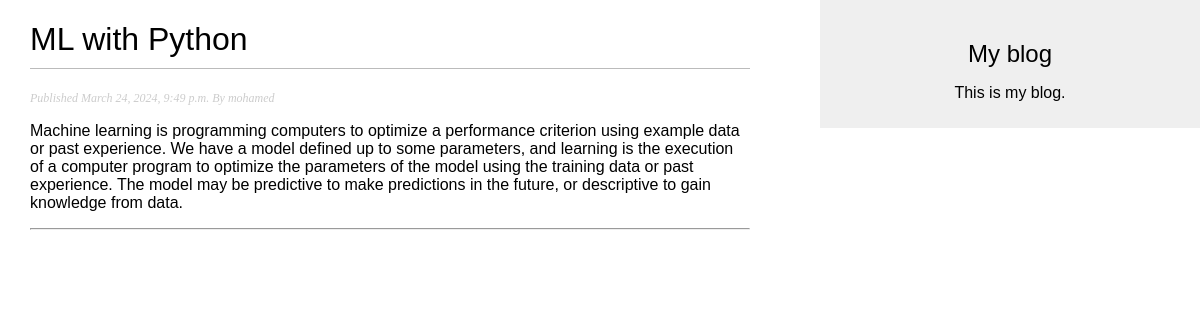
The app's page /blog/2024/3/24/ml-with-python/ with its own data.
### blog/models.py (models this page shows, shortened)
class Post(models.Model):
    class Status(models.TextChoices):
        DRAFT = 'DF', 'Draft',
        PUBLISHED = 'PB', 'Published',
    title = models.CharField(max_length=250)
    slug = models.SlugField(max_length=250, unique_for_date='publish')
    author = models.ForeignKey(User, on_delete=models.CASCADE, related_name='blog_posts')
    body = models.TextField()
    publish = models.DateTimeField(default=timezone.now)
    created = models.DateTimeField(auto_now_add=True)
    updated = models.DateTimeField(auto_now=True)
    status = models.CharField(max_length=2, choices=Status.choices, default=Status.DRAFT)
    class Meta:
        ordering = ['-publish']
        indexes = [
            models.Index(fields=['-publish']),
        ]

### blog/views.py (the view)
# urls.py: path('<int:year>/<int:month>/<int:day>/<slug:post>/', views.post_detail, name='post_detail'),
def post_detail(request, year, month, day, post):
    post = get_object_or_404(Post, status=Post.Status.PUBLISHED,
                            slug=post,
                            publish__year=year,
                            publish__month=month,
                            publish__day=day
                        )
    return render(request, 'blog/post/detail.html', {'post': post})

### blog/templates/blog/post/detail.html (shortened to what this page needs)
{% extends "blog/base.html" %}
{% block content %}
    <h1>{{ post.title }}</h1>
    <p class="date">
        Published {{ post.publish }} By {{ post.author }}
    </p>
    {{ post.body|linebreaks }}
    <hr>
{% endblock %}

### blog/static/css/main.css (style rules this page uses)
body { margin:0; padding:0; font-family:helvetica, sans-serif; }
h1 { font-weight:normal; border-bottom:1px solid #bbb; padding:0 0 10px 0; }
p.date { color:#ccc; font-family: georgia, serif; font-size: 12px; font-style: italic; }

### records on screen
Post: title "ML with Python", publish "March 24, 2024, 9:49 p.m.", author "mohamed", body "Machine learning is programming computers to optimize a performance criterion using example data or past experience. We have a model defined up to some parameters, and learning is the execution of a computer program to optimize the parameters of the model using the training data or past experience. The model may be predictive to make predictions in the future, or descriptive to gain knowledge from data."
